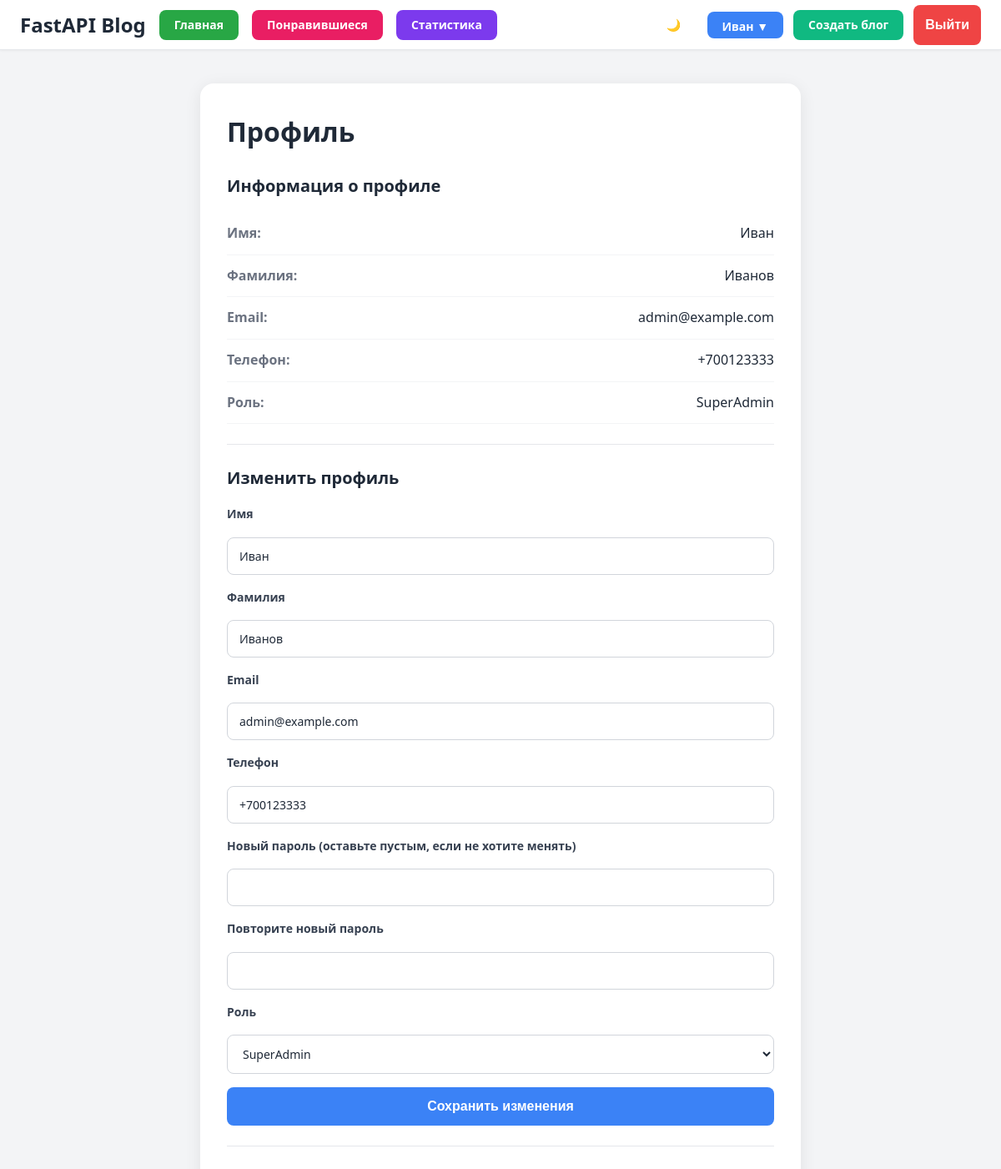
The app's page /profile/ (signed in) with its own data.
### app/auth/models.py (models this page shows, shortened)
class User(Base):
    phone_number: Mapped[str_uniq]
    first_name: Mapped[str]
    last_name: Mapped[str]
    email: Mapped[str_uniq]
    password: Mapped[str]
    role_id: Mapped[int] = mapped_column(
        ForeignKey("roles.id"), default=1, server_default=text("1")
    )
    role: Mapped["Role"] = relationship("Role", back_populates="users", lazy="joined")
    blogs: Mapped[list["Blog"]] = relationship(back_populates="user")

class Role(Base):
    name: Mapped[str_uniq]
    users: Mapped[list["User"]] = relationship(back_populates="role")

### app/pages/views.py (the view)
@router.get("/profile/")
async def profile_page(
    request: Request,
    user_data: User = Depends(get_current_user),
    session: AsyncSession = SessionDep,
):
    roles = await RoleDAO.find_all(session=session, filters=None)
    context = {
        **_build_common_context(request, user_data),
        "form_error": None,
        "form_success": None,
        "roles": roles,
    }
    return templates.TemplateResponse(request, "profile.html", context)

### app/templates/profile.html (shortened to what this page needs)
{% extends "base.html" %}
{% block head_extra %}
<link rel="stylesheet" href="/static/css/profile.css">
{% endblock %}
{% block content %}
<div class="container">
    <h1>Профиль</h1>
    <div class="info-section">
        <h2>Информация о профиле</h2>
        <div class="info-row">
            <span class="info-label">Имя:</span>
            <span class="info-value">{{ current_user.first_name }}</span>
        </div>
        <div class="info-row">
            <span class="info-label">Фамилия:</span>
            <span class="info-value">{{ current_user.last_name }}</span>
        </div>
        <div class="info-row">
            <span class="info-label">Email:</span>
            <span class="info-value">{{ current_user.email }}</span>
        </div>
        <div class="info-row">
            <span class="info-label">Телефон:</span>
            <span class="info-value">{{ current_user.phone_number }}</span>
        </div>
        <div class="info-row">
            <span class="info-label">Роль:</span>
            <span class="info-value">{{ current_user.role.name }}</span>
        </div>
    </div>
    <div class="info-section">
        <h2>Изменить профиль</h2>
        <form action="/profile/" method="post">
            <label>Имя</label>
            <input type="text" name="first_name" value="{{ current_user.first_name }}" minlength="3" maxlength="50">
            <label>Фамилия</label>
            <input type="text" name="last_name" value="{{ current_user.last_name }}" minlength="3" maxlength="50">
            <label>Email</label>
            <input type="email" name="email" value="{{ current_user.email }}">
            <label>Телефон</label>
            <input type="text" name="phone_number" value="{{ current_user.phone_number }}" placeholder="+79991234567">
            <label>Новый пароль (оставьте пустым, если не хотите менять)</label>
            <input type="password" name="password" minlength="5" maxlength="50">
            <label>Повторите новый пароль</label>
            <input type="password" name="confirm_password" minlength="5" maxlength="50">
            <label>Роль</label>
            <select name="role_id">
                {% for role in roles %}
                <option value="{{ role.id }}" {% if role.id == current_user.role_id %}selected{% endif %}>{{ role.name }}</option>
                {% endfor %}
            </select>
            <button type="submit">Сохранить изменения</button>
        </form>
    </div>
</div>
{% endblock %}

### app/templates/base.html (shortened to what this page needs)
<!DOCTYPE html>
<html lang="ru">
<head>
    <link rel="stylesheet" href="/static/css/posts.css">
    <link rel="stylesheet" href="/static/css/base.css">
    {% block head_extra %}{% endblock %}
</head>
<body>
{% block header %}
<header class="topbar">
    <div class="topbar-content">
        <div class="logo-section">
            <a href="/" class="logo">FastAPI Blog</a>
            <a href="/" class="button home-button">Главная</a>
            {% if current_user %}
            <a href="/blogs/liked/" class="button liked-button">Понравившиеся</a>
            <a href="/stats/" class="button stats-button">Статистика</a>
            {% endif %}
        </div>
        <div class="auth-controls">
            <button id="theme-toggle" class="theme-toggle" aria-label="Переключить тему">
                <span id="theme-icon">🌙</span>
            </button>
            {% if current_user %}
                <div class="profile-dropdown" id="profile-dropdown">
                    <a href="/profile/" class="button profile-button" id="profile-button">{{ current_user.first_name }} ▼</a>
                </div>
                <a href="/blogs/create/" class="button success">Создать блог</a>
                <form action="/auth/logout/" method="post" class="inline-form">
                    <button type="submit" class="button danger">Выйти</button>
                </form>
            {% else %}
                <a href="/auth/?mode=login" class="button primary">Войти</a>
                <a href="/auth/?mode=register" class="button secondary">Зарегистрироваться</a>
            {% endif %}
        </div>
    </div>
</header>
{% endblock %}
<main>
    {% block content %}{% endblock %}
</main>
</body>
</html>

### app/static/css/posts.css (style rules this page uses)
:root { --primary-color: #1a1a1a; --secondary-color: #666; --accent-color: #2196F3; --background-color: #fafafa; --tag-bg: #f0f0f0; --tag-hover-bg: #1976D2; --tag-hover-text: #fff; --max-width: 1200px; --content-bg: white; --border-color: #f0f0f0; --excerpt-color: #444; --shadow: rgba(0, 0, 0, 0.05); --card-bg: #ffffff; --card-shadow: 0 2px 8px rgba(0, 0, 0, 0.08); --card-shadow-hover: 0 4px 16px rgba(0, 0, 0, 0.12); --card-border: #e5e7eb; --card-divider: #e5e7eb; --search-input-border: #d1d5db; }
body { font-family: -apple-system, BlinkMacSystemFont, Segoe UI, Roboto, Helvetica Neue, Arial, sans-serif; line-height: 1.6; color: var(--primary-color); margin: 0; padding: 20px; background: var(--background-color); transition: background-color 0.3s ease, color 0.3s ease; }

### app/static/css/base.css (style rules this page uses)
:root { --bg-color: #f3f4f6; --text-color: #111827; --topbar-bg: #fff; --topbar-border: #e5e7eb; --logo-color: #1f2937; --user-name-color: #1f2937; --shadow: rgba(0, 0, 0, 0.05); --secondary-button-bg: #fff; --secondary-button-hover: #eff6ff; }
* { margin: 0; padding: 0; box-sizing: border-box; }
body { background: var(--bg-color); font-family: 'Segoe UI', Tahoma, Geneva, Verdana, sans-serif; color: var(--text-color); margin: 0; padding: 0; transition: background-color 0.3s ease, color 0.3s ease; }
.topbar { background: var(--topbar-bg); border-bottom: 1px solid var(--topbar-border); position: sticky; top: 0; z-index: 1000; box-shadow: 0 1px 3px var(--shadow); width: 100%; margin: 0; padding: 0; left: 0; right: 0; transition: background-color 0.3s ease, border-color 0.3s ease; height: 60px; overflow: visible; box-sizing: border-box; }
.topbar-content { width: 100%; margin: 0; padding: 14px 24px; display: flex; align-items: center; justify-content: space-between; height: 60px; box-sizing: border-box; }
.topbar .logo { font-weight: 800; color: var(--logo-color); text-decoration: none; font-size: 24px; line-height: 1; transition: color 0.3s ease; display: flex; align-items: center; height: 100%; }
.auth-controls { display: flex; align-items: center; gap: 12px; height: 100%; flex-shrink: 0; }
.theme-toggle { background: var(--topbar-bg); border: 2px solid var(--topbar-border); border-radius: 50%; width: 40px; height: 40px; display: flex; align-items: center; justify-content: center; cursor: pointer; font-size: 28px; transition: all 0.3s ease; margin-right: 8px; }
#theme-icon { display: flex; align-items: center; justify-content: center; }
.button { padding: 10px 18px; border-radius: 8px; border: none; text-decoration: none; cursor: pointer; font-weight: 600; font-size: 14px; transition: all 0.3s; display: inline-block; line-height: 1.2; box-sizing: border-box; }
.button.success { background: #10b981; color: #fff; }
.button.danger { background: #ef4444; color: #fff; }
.auth-controls button { padding: 10px 18px; border-radius: 8px; border: none; cursor: pointer; font-weight: 600; font-size: 14px; transition: all 0.3s; line-height: 1.2; box-sizing: border-box; height: auto; }
.inline-form { margin: 0; }
header { padding: 0; margin: 0; height: 60px; overflow: visible; box-sizing: border-box; }
header.topbar { height: 60px !important; }
header .topbar-content { height: 60px !important; }
main { padding-top: 20px; }
.profile-dropdown { position: relative; display: inline-block; z-index: 1001; }
.profile-button { background: #3b82f6; color: white; position: relative; height: auto; max-height: 32px; box-sizing: border-box; }
.liked-button { background: #e91e63; color: white; }
.stats-button { background: #7c3aed; color: white; }
.logo-section { display: flex; align-items: center; gap: 16px; height: 100%; flex-shrink: 0; }
.home-button { background: #28a745; color: white; }

### records on screen
User: first_name "Иван", last_name "Иванов", email "admin@example.com", phone_number "+700123333", role_id "SuperAdmin"
Role: role.name "SuperAdmin"
